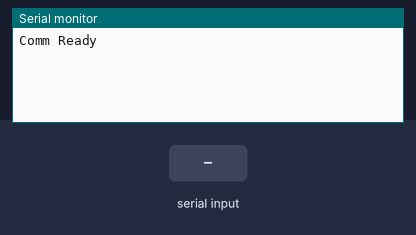
The sketch below on a simulated Arduino Uno, built with avr-gcc and run on an emulated ATmega328P. On the bench: the last lines printed to the serial monitor. Inputs (shaded band) come from the test bench.

Above: at 1.2 s.
1.3 s: "1\n" received over Serial
At 1.9 s:
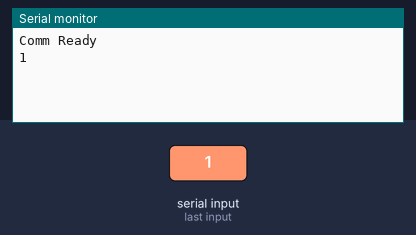
2.8 s: "0\n" received over Serial
At 4.0 s:
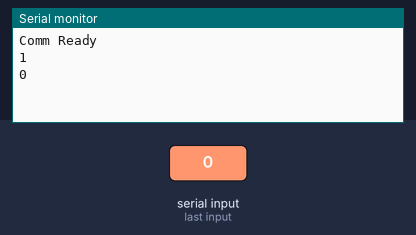
4.3 s: "2\n" received over Serial
At 5.4 s:
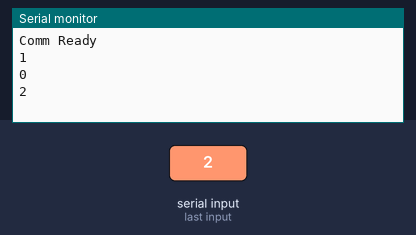

Measured:
- after the input at 1.3 s, the serial monitor: prints a new line at once (image 1)
- after the input at 2.8 s, the serial monitor: prints a new line at once (image 2)
- after the input at 4.3 s, the serial monitor: prints a new line at once (image 3)

The sketch:

serial_0.ino
```cpp
String data_send = "", data_in = "", data_receive = "", buffer[10];

#define MAX_ELEMENTS 10

int i = 100;
bool j = true;
String k = "oke";


void setup() {
  Serial.begin(57600);
  Serial.println("Comm Ready");
}

void loop() {
  // dataSend(String(i), String(j), String(k));
  rx_read();
  delay(1);
}
```

com_Rx.ino
```cpp
void rx_read() {
  if (Serial.available() > 0) {
    // Baca data yang diterima dari Serial
    String data_receive = Serial.readStringUntil('\n');

    // Array untuk menyimpan hasil parsing
    String data_array[MAX_ELEMENTS];
    int array_index = 0;

    // Parsing string menjadi array
    int start_index = 0;
    int comma_index = data_receive.indexOf(',');
    while (comma_index != -1 && array_index < MAX_ELEMENTS - 1) {
      // Ambil substring dari start_index hingga comma_index
      data_array[array_index++] = data_receive.substring(start_index, comma_index);
      // Perbarui start_index untuk mengabaikan koma
      start_index = comma_index + 1;
      // Temukan indeks koma selanjutnya
      comma_index = data_receive.indexOf(',', start_index);
    }
    // Ambil substring terakhir setelah koma terakhir
    data_array[array_index++] = data_receive.substring(start_index);

    Serial.println(data_array[0]);

    // // Cetak array hasil parsing ke Serial Monitor
    // for (int i = 0; i < array_index; i++) {
    //   Serial.print("Data ");
    //   Serial.print(i);
    //   Serial.print(": ");
    //   Serial.println(data_array[i]);
    // }
  }
}
```

com_Tx.ino
```cpp
void dataSend(String data_0, String data_1, String data_2) {
  String data = data_0 + "," + data_1 + "," + data_2;

  Serial.println(data);
  Serial.flush();
}
```
